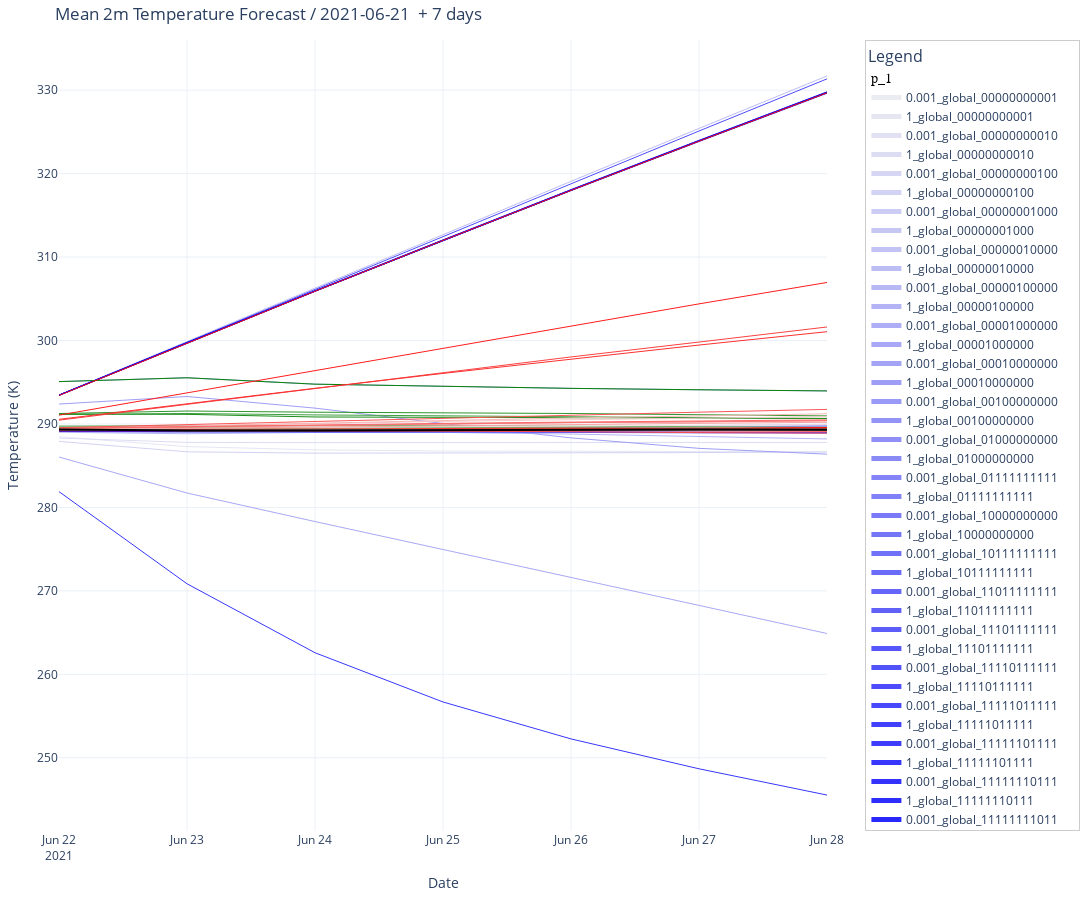

Notebook code cell kept with this figure:
### Markdown cell above
# Claude

### Code cell
import pickle

with open("/data/GC_output/analysis/GC_t2m_GlobAvg.pkl", "rb") as f:
    perturb_datasets = pickle.load(f)

nwp = xr.open_dataset("/data/GC_output/analysis/nwp_t2m_GlobAvg.nc")

# Plot perturbation datasets with enhanced legend grouping
perturb_lines = []
partition_groups = {}

for label, color, dataset in perturb_datasets:
    partition_name = label.split()[0]
    if partition_name not in partition_groups:
        partition_groups[partition_name] = []
    
    # Convert color to RGB if it's a tuple
    if isinstance(color, tuple):
        color = f'rgb({int(color[0] * 255)}, {int(color[1] * 255)}, {int(color[2] * 255)})'
    
    # Create trace
    trace = go.Scatter(
        x=dataset['date'],
        y=dataset[target_var],
        mode='lines',
        line=dict(color=color, width=1),
        name=label.split(' ')[1],
        legendgroup=partition_name,
        legendgrouptitle=dict(
            text=partition_name,
            font=dict(size=14, color='black', family='Arial Bold')
        ) if len(partition_groups[partition_name]) == 0 else None,
        showlegend=True
    )
    partition_groups[partition_name].append(trace)
    perturb_lines.append(trace)

# Add ensemble lines
ensemble_legend_shown = False  # Flag to control legend display
for ensemble in df['ensemble'].unique():
    subset = df[df['ensemble'] == ensemble]
    trace = go.Scatter(
        x=subset['date'],
        y=subset[target_var],
        mode='lines',
        line=dict(color='grey', width=0.5),
        opacity=0.5,
        name='Ensemble Members' if not ensemble_legend_shown else None,
        showlegend=not ensemble_legend_shown,
        legendgroup='Ensemble Members',
        legendgrouptitle=dict(
            text='Ensemble Members',
            font=dict(size=14, color='black', family='Arial Bold')
        ) if not ensemble_legend_shown else None,
    )
    perturb_lines.append(trace)
    ensemble_legend_shown = True  # Only show legend once

# Add ensemble mean line
mean_temp = df.groupby('date')[target_var].mean().reset_index()
ensemble_mean_line = go.Scatter(
    x=mean_temp['date'],
    y=mean_temp[target_var],
    mode='lines',
    line=dict(color='black', width=2),
    name='Ensemble Mean',
    legendgroup='Ensemble Mean',
    legendgrouptitle=dict(
        text='Ensemble Mean',
        font=dict(size=14, color='black', family='Arial Bold')
    ),
    showlegend=True
)
perturb_lines.append(ensemble_mean_line)

# Calculate y-axis range
y_values = []
for _, _, dataset in perturb_datasets:
    y_values.extend(dataset[target_var].values)
y_values.extend(df[target_var].values)  # Include ensemble data
y_min = np.min(y_values)
y_max = np.max(y_values)
y_range = y_max - y_min
y_padding = y_range * 0.05

# Create the layout
layout = go.Layout(
    title=title,
    xaxis=dict(
        title='Date', 
        range=[pd.Timestamp('2021-06-22'), pd.Timestamp('2021-06-28')]
    ),
    yaxis=dict(
        title=unit,
        range=[y_min - y_padding, y_max + y_padding],
        tickformat='.0f'
    ),
    margin=dict(l=40, r=40, t=40, b=40),
    height=900,
    width=1600,
    template='plotly_white',
    legend=dict(
        title=dict(
            text='Legend',
            font=dict(size=16)
        ),
        orientation='v',
        x=1.05,
        y=1,
        itemsizing='constant',
        groupclick='toggleitem',
        itemclick='toggle',
        itemdoubleclick='toggleothers',
        tracegroupgap=15,
        font=dict(size=12),
        grouptitlefont=dict(size=14, color='black', family='Arial Bold'),
        borderwidth=1,
        bordercolor='rgba(0,0,0,0.2)',
        bgcolor='rgba(255,255,255,0.95)',
        traceorder='grouped'
    )
)

# Create the figure
fig = go.Figure(data=perturb_lines, layout=layout)

# Save and display the figure
fig.write_html(f"interactive_{target_var}_forecast.html")
pio.show(fig)
